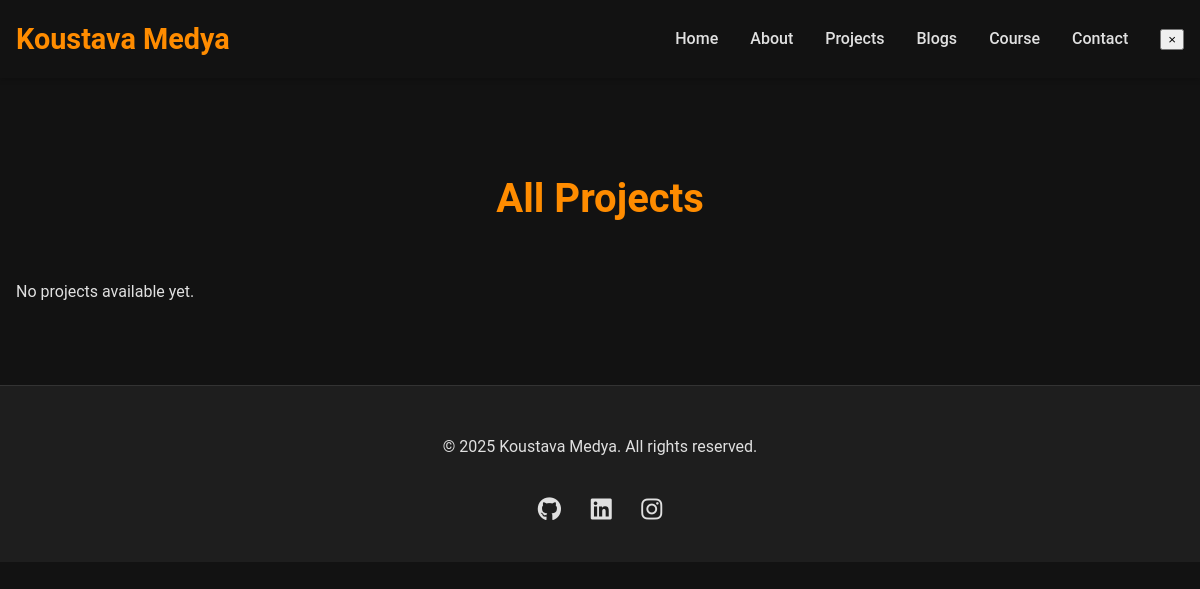
The page /projects/ on the database as committed earlier.
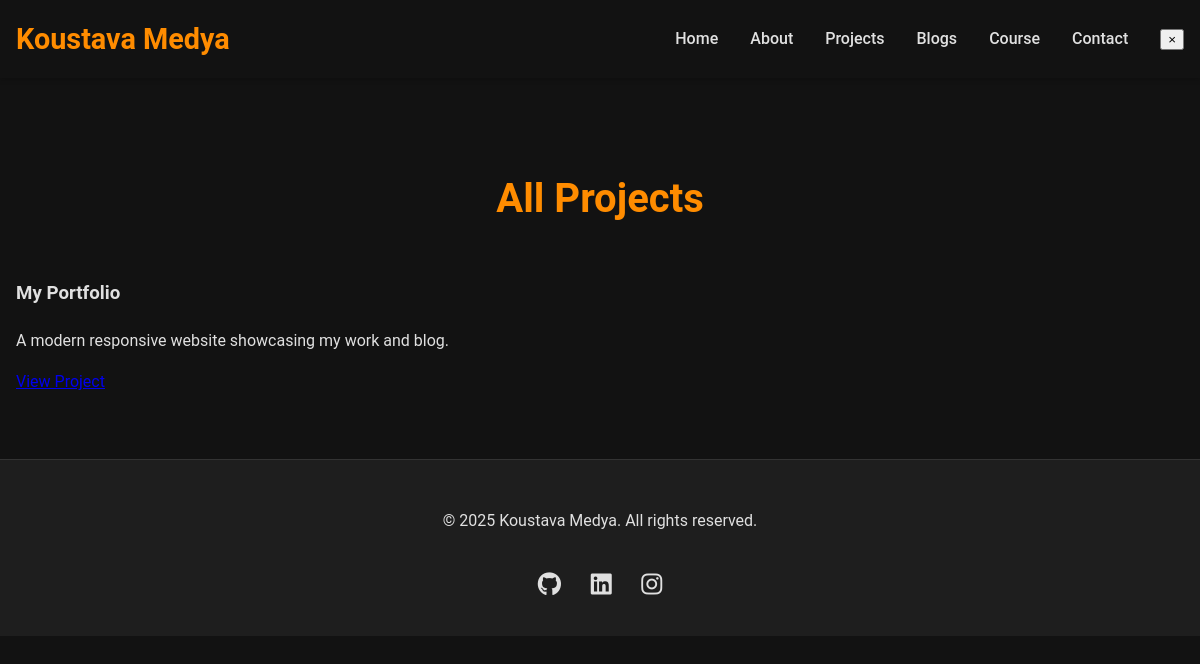
The same page on the database as committed later.
### projects/models.py (models this page shows, shortened)
class Project(models.Model):
    title = models.CharField(max_length=200)
    description = models.TextField()
    image = models.ImageField(upload_to='projects/', blank=True, null=True)
    link = models.URLField(blank=True, null=True)
    github_link = models.URLField(blank=True, null=True)

### projects/views.py (the view)
# urls.py: path('', views.project_list, name='project_list'),
def project_list(request):
    projects = Project.objects.all()
    return render(request, 'projects/project_list.html', {'projects': projects})

### projects/templates/projects/project_list.html (shortened to what this page needs)
{% extends 'base.html' %}
{% block content %}
<section id="projects-list" class="projects section">
    <div class="container">
        <h2>All Projects</h2>
        <div class="project-grid">
            {% for project in projects %}
            <div class="project-card">
                <h3>{{ project.title }}</h3>
                <p>{{ project.description }}</p>
                {% if project.link %}
                <a href="{{ project.link }}" target="_blank" class="btn btn-secondary">View Project</a>
                {% endif %}
            </div>
            {% empty %}
            <p>No projects available yet.</p>
            {% endfor %}
        </div>
    </div>
</section>
{% endblock %}

### my_portfolio_backend/templates/base.html (shortened to what this page needs)
<!DOCTYPE html>
<html lang="en">
  <head>
    {% load static %}
    <link rel="stylesheet" href="{% static 'css/style.css' %}" />
    <link rel="stylesheet" href="https://cdnjs.cloudflare.com/ajax/libs/font-awesome/6.0.0-beta3/css/all.min.css">
  </head>
  <body>
    <header class="header">
      <div class="container">
        <a href="{% url 'home' %}" class="logo">Koustava Medya</a>
        <nav class="nav" id="nav">
          <ul>
            <li><a href="{% url 'home' %}">Home</a></li>
            <li><a href="{% url 'home' %}#about">About</a></li>
            <li><a href="{% url 'project_list' %}">Projects</a></li>
            <li><a href="{% url 'blog_list' %}">Blogs</a></li>
            <li><a href="{% url 'course_list' %}">Course</a></li>
            <li><a href="{% url 'home' %}#contact">Contact</a></li>
            <li><button id="close-menu-btn" aria-label="Close menu">×</button></li>
          </ul>
        </nav>
      </div>
    </header>
    <main>
        {% block content %}
        {% endblock %}
    </main>
    <footer class="footer">
      <div class="container">
        <p>&copy; <span id="copyright-year"></span> Koustava Medya. All rights reserved.</p>
        <div class="social-links">
          <a href="https://github.com/kmedya-dev" target="_blank" aria-label="GitHub"><i class="fab fa-github"></i></a>
          <a href="https://www.linkedin.com/in/username" target="_blank" aria-label="LinkedIn"><i class="fab fa-linkedin"></i></a>
          <a href="https://www.instagram.com/kmedya_a01" target="_blank" aria-label="Instagram"><i class="fab fa-instagram"></i></a>
        </div>
      </div>
      </footer>
  </body>
</html>

### homepage/static/css/style.css (style rules this page uses)
:root { --primary-color: #ff8c00; --secondary-color: #03dac6; --background-color: #121212; --surface-color: #1e1e1e; --text-color: #e0e0e0; --text-color-dark: #121212; --border-color: #333333; --font-family: 'Roboto', sans-serif; }
html { scroll-behavior: smooth; }
body { font-family: var(--font-family); background-color: var(--background-color); color: var(--text-color); margin: 0; line-height: 1.6; -webkit-font-smoothing: antialiased; -moz-osx-font-smoothing: grayscale; }
* { box-sizing: border-box; }
.container { max-width: 1200px; margin: 0 auto; padding: 0 1rem; }
.header { background-color: var(--background-color); color: var(--text-color); padding: 1rem 0; position: fixed; width: 100%; top: 0; left: 0; z-index: 1000; box-shadow: 0 2px 5px rgba(0, 0, 0, 0.2); transition: background-color 0.3s ease, box-shadow 0.3s ease; }
.header .container { display: flex; justify-content: space-between; align-items: center; }
.header .logo { font-size: 1.8rem; font-weight: bold; color: var(--primary-color); text-decoration: none; }
.nav ul { list-style: none; margin: 0; padding: 0; display: flex; }
.nav ul li { margin-left: 2rem; }
.nav ul li a { color: var(--text-color); text-decoration: none; font-weight: 500; transition: color 0.3s ease; }
main { padding-top: 70px; }
.section { padding: 4rem 0; opacity: 0; transform: translateY(20px); transition: opacity 0.6s ease-out, transform 0.6s ease-out; }
.section.visible { opacity: 1; transform: translateY(0); }
.section h2 { text-align: center; font-size: 2.5rem; margin-bottom: 3rem; color: var(--primary-color); }
.footer { background-color: var(--surface-color); color: var(--text-color); padding: 2rem 0; text-align: center; border-top: 1px solid var(--border-color); }
.footer .container { display: flex; flex-direction: column; align-items: center; gap: 1rem; }
.footer .social-links a { color: var(--text-color); font-size: 1.5rem; margin: 0 0.8rem; transition: color 0.3s ease; }

Rows that differ between the two databases and show on the page:
added Project: title "My Portfolio", description "A modern responsive website showcasing my work and blog."
Other text that changed with them:
text no longer shown: "No projects available yet."
